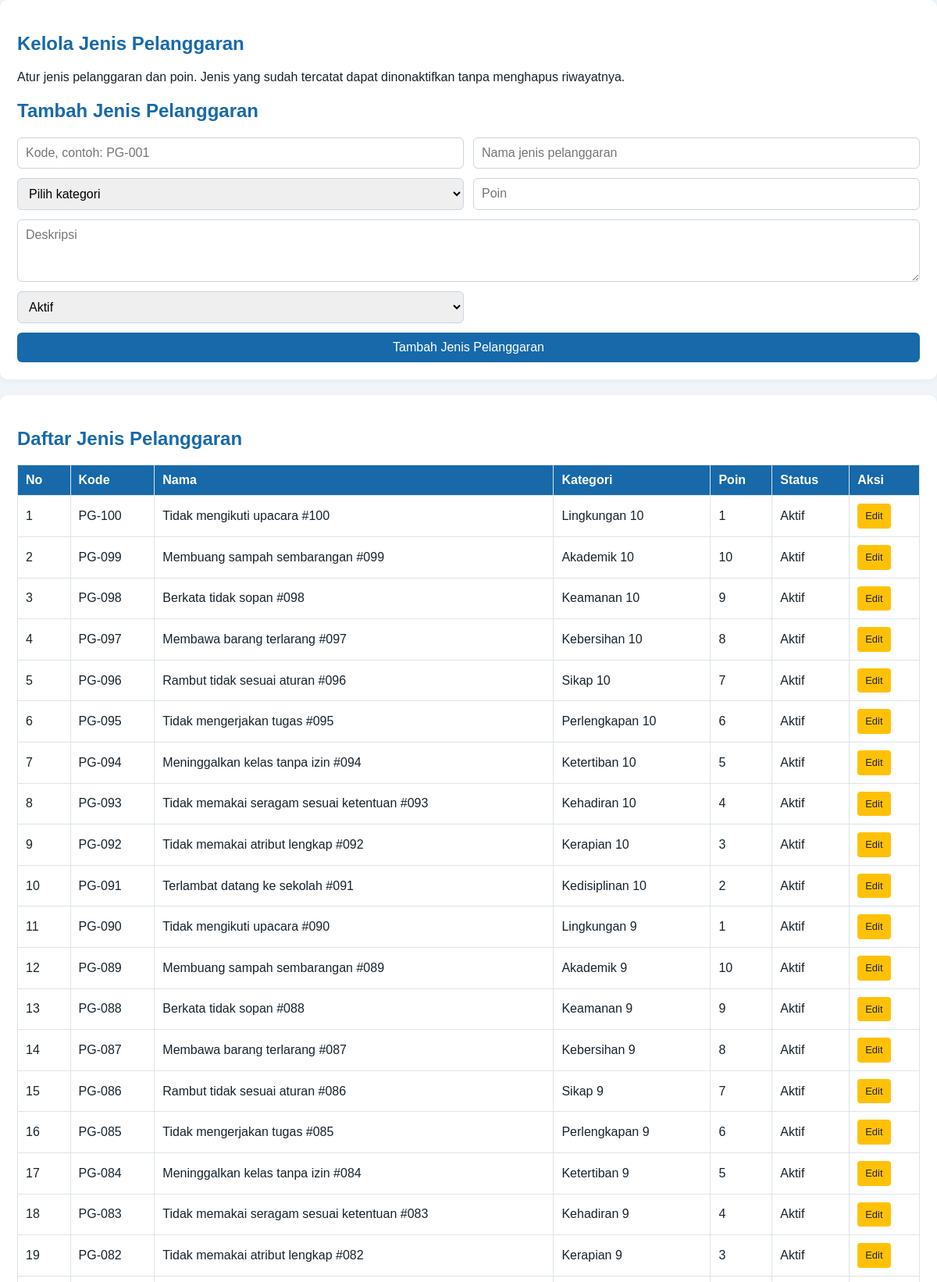
Page /jenis_pelanggaran.php (signed in, upper part) on the committed database.
### tables this page shows
CREATE TABLE `t_pelanggaran` (
  `id` int(11) NOT NULL,
  `pelanggaran_kategori_id` int(11) DEFAULT NULL,
  `kode` varchar(30) DEFAULT NULL,
  `nama` varchar(150) DEFAULT NULL,
  `poin` int(11) NOT NULL,
  `deskripsi` text NOT NULL,
  `status_aktif` tinyint(1) NOT NULL,
  `created_at` timestamp NOT NULL DEFAULT current_timestamp(),
  `updated_at` timestamp NOT NULL DEFAULT current_timestamp()
);

CREATE TABLE `t_pelanggaran_kategori` (
  `id` int(11) NOT NULL,
  `nama` varchar(100) DEFAULT NULL,
  `deskripsi` text NOT NULL,
  `status_aktif` tinyint(1) NOT NULL,
  `created_at` timestamp NOT NULL DEFAULT current_timestamp(),
  `updated_at` timestamp NOT NULL DEFAULT current_timestamp()
);

### jenis_pelanggaran.php (the view, shortened to what this page needs)
<?php
require_once __DIR__ . '/cek_session.php';
mysqli_set_charset($koneksi, 'utf8mb4');
function aman($nilai)
{
    return htmlspecialchars((string)($nilai ?? ''), ENT_QUOTES, 'UTF-8');
}
$dataEdit = null;
$jenisList = [];
try {
    $kategoriList = $koneksi->query(
        "SELECT id, nama FROM t_pelanggaran_kategori ORDER BY status_aktif DESC, nama"
    )->fetch_all(MYSQLI_ASSOC);
    $jenisList = $koneksi->query(
        "SELECT p.id, p.kode, p.nama, p.poin, p.deskripsi, p.status_aktif,
                k.nama AS nama_kategori
         FROM t_pelanggaran p
         LEFT JOIN t_pelanggaran_kategori k ON k.id=p.pelanggaran_kategori_id
         ORDER BY p.id DESC"
    )->fetch_all(MYSQLI_ASSOC);
} catch (mysqli_sql_exception $e) {
    error_log('jenis_pelanggaran.php: ' . $e->getMessage());
    $error = 'Data jenis pelanggaran gagal diproses. Periksa database dan coba lagi.';
    $kategoriList = $kategoriList ?? [];
}
$formData = $dataEdit ?? $_POST;
?>
<!DOCTYPE html>
<html lang="id">
<head>
</head>
<body>
    <main class="container">
        <section class="panel">
            <h1>Kelola Jenis Pelanggaran</h1>
            <p>Atur jenis pelanggaran dan poin. Jenis yang sudah tercatat dapat dinonaktifkan tanpa menghapus riwayatnya.</p>
            <h2><?= $dataEdit ? 'Edit Jenis Pelanggaran' : 'Tambah Jenis Pelanggaran' ?></h2>
            <form method="POST" action="jenis_pelanggaran.php<?= $dataEdit ? '?edit=' . (int)$dataEdit['id'] : '' ?>">
                <div class="grid">
                    <input name="kode" maxlength="30" placeholder="Kode, contoh: PG-001"
                        value="<?= aman($formData['kode'] ?? '') ?>">
                    <input name="nama" maxlength="150" placeholder="Nama jenis pelanggaran"
                        value="<?= aman($formData['nama'] ?? '') ?>" required>
                    <select name="kategori_id" required>
                        <option value="">Pilih kategori</option>
                    </select>
                    <input type="number" name="poin" min="0" placeholder="Poin"
                        value="<?= aman($formData['poin'] ?? '') ?>" required>
                    <textarea class="wide" name="deskripsi" maxlength="5000"
                        placeholder="Deskripsi"><?= aman($formData['deskripsi'] ?? '') ?></textarea>
                    <select name="status_aktif">
                        <option value="1" <?= (string)($formData['status_aktif'] ?? '1') === '1' ? 'selected' : '' ?>>Aktif</option>
                    </select>
                    <button class="wide" type="submit" name="<?= $dataEdit ? 'simpan' : 'tambah' ?>"
                        <?= !$kategoriList ? 'disabled' : '' ?>>
                        <?= $dataEdit ? 'Simpan Perubahan' : 'Tambah Jenis Pelanggaran' ?>
                    </button>
                </div>
            </form>
        </section>
        <section class="panel">
            <h2>Daftar Jenis Pelanggaran</h2>
            <div class="table-wrap">
                <table>
                    <thead><tr><th>No</th><th>Kode</th><th>Nama</th><th>Kategori</th><th>Poin</th><th>Status</th><th>Aksi</th></tr></thead>
                    <tbody>
                        <?php if ($jenisList): ?>
                            <?php foreach ($jenisList as $index => $jenis): ?>
                                <tr>
                                    <td><?= $index + 1 ?></td>
                                    <td><?= aman($jenis['kode']) ?></td>
                                    <td><?= aman($jenis['nama']) ?></td>
                                    <td><?= aman($jenis['nama_kategori'] ?? '-') ?></td>
                                    <td><?= (int)$jenis['poin'] ?></td>
                                    <td><?= (int)$jenis['status_aktif'] === 1 ? 'Aktif' : 'Nonaktif' ?></td>
                                    <td>
                                        <div class="aksi-buttons">
                                            <a class="btn-edit" href="jenis_pelanggaran.php?edit=<?= (int)$jenis['id'] ?>">Edit</a>
                                        </div>
                                    </td>
                                </tr>
                            <?php endforeach; ?>
                        <?php else: ?>
                            <tr><td class="table-empty" colspan="7">Belum ada data jenis pelanggaran.</td></tr>
                        <?php endif; ?>
                    </tbody>
                </table>
            </div>
        </section>
    </main>
</body>
</html>

### jenis_pelanggaran.php (style rules this page uses)
* { box-sizing: border-box; }
body { margin: 0; padding: 0; background: #f1f5f9; color: #17232c; font-family: Arial, sans-serif; }
.container { width: 100%; max-width: none; margin: 0; }
.panel { margin-bottom: 20px; padding: 22px; border-radius: 10px; background: #fff; box-shadow: 0 2px 8px #0000000d; }
h1, h2 { color: #1769aa; }
.grid { display: grid; grid-template-columns: repeat(2, minmax(0, 1fr)); gap: 12px; }
input, select, textarea, button { width: 100%; padding: 10px; border: 1px solid #cbd5e1; border-radius: 6px; font: inherit; }
textarea { min-height: 80px; }
button { border: 0; background: #1769aa; color: #fff; cursor: pointer; }
.wide { grid-column: 1 / -1; }
.table-wrap { overflow-x: auto; }
table { width: 100%; border-collapse: collapse; }
th, td { padding: 10px; border: 1px solid #dce4e8; text-align: left; }
th { background: #1769aa; color: #fff; }
a { color: #1769aa; }
a.btn-edit { display: inline-block; padding: 8px 10px; border-radius: 4px; background: #ffc107; color: #212529; font-size: 13px; line-height: 1.2; text-decoration: none; }
.aksi-buttons { white-space: nowrap; }

### rows in the picture
t_pelanggaran: kode "PG-100", nama "Tidak mengikuti upacara #100", pelanggaran_kategori.nama "Lingkungan 10", poin "1", status_aktif "Aktif"
t_pelanggaran: kode "PG-099", nama "Membuang sampah sembarangan #099", pelanggaran_kategori.nama "Akademik 10", poin "10", status_aktif "Aktif"
t_pelanggaran: kode "PG-098", nama "Berkata tidak sopan #098", pelanggaran_kategori.nama "Keamanan 10", poin "9", status_aktif "Aktif"
t_pelanggaran: kode "PG-097", nama "Membawa barang terlarang #097", pelanggaran_kategori.nama "Kebersihan 10", poin "8", status_aktif "Aktif"
t_pelanggaran: kode "PG-096", nama "Rambut tidak sesuai aturan #096", pelanggaran_kategori.nama "Sikap 10", poin "7", status_aktif "Aktif"
t_pelanggaran: kode "PG-095", nama "Tidak mengerjakan tugas #095", pelanggaran_kategori.nama "Perlengkapan 10", poin "6", status_aktif "Aktif"
t_pelanggaran: kode "PG-094", nama "Meninggalkan kelas tanpa izin #094", pelanggaran_kategori.nama "Ketertiban 10", poin "5", status_aktif "Aktif"
t_pelanggaran: kode "PG-093", nama "Tidak memakai seragam sesuai ketentuan #093", pelanggaran_kategori.nama "Kehadiran 10", poin "4", status_aktif "Aktif"
t_pelanggaran: kode "PG-092", nama "Tidak memakai atribut lengkap #092", pelanggaran_kategori.nama "Kerapian 10", poin "3", status_aktif "Aktif"
t_pelanggaran: kode "PG-091", nama "Terlambat datang ke sekolah #091", pelanggaran_kategori.nama "Kedisiplinan 10", poin "2", status_aktif "Aktif"
t_pelanggaran: kode "PG-090", nama "Tidak mengikuti upacara #090", pelanggaran_kategori.nama "Lingkungan 9", poin "1", status_aktif "Aktif"
t_pelanggaran: kode "PG-089", nama "Membuang sampah sembarangan #089", pelanggaran_kategori.nama "Akademik 9", poin "10", status_aktif "Aktif"
t_pelanggaran: kode "PG-088", nama "Berkata tidak sopan #088", pelanggaran_kategori.nama "Keamanan 9", poin "9", status_aktif "Aktif"
t_pelanggaran: kode "PG-087", nama "Membawa barang terlarang #087", pelanggaran_kategori.nama "Kebersihan 9", poin "8", status_aktif "Aktif"
t_pelanggaran: kode "PG-086", nama "Rambut tidak sesuai aturan #086", pelanggaran_kategori.nama "Sikap 9", poin "7", status_aktif "Aktif"
t_pelanggaran: kode "PG-085", nama "Tidak mengerjakan tugas #085", pelanggaran_kategori.nama "Perlengkapan 9", poin "6", status_aktif "Aktif"
t_pelanggaran: kode "PG-084", nama "Meninggalkan kelas tanpa izin #084", pelanggaran_kategori.nama "Ketertiban 9", poin "5", status_aktif "Aktif"
t_pelanggaran: kode "PG-083", nama "Tidak memakai seragam sesuai ketentuan #083", pelanggaran_kategori.nama "Kehadiran 9", poin "4", status_aktif "Aktif"
t_pelanggaran: kode "PG-082", nama "Tidak memakai atribut lengkap #082", pelanggaran_kategori.nama "Kerapian 9", poin "3", status_aktif "Aktif"
